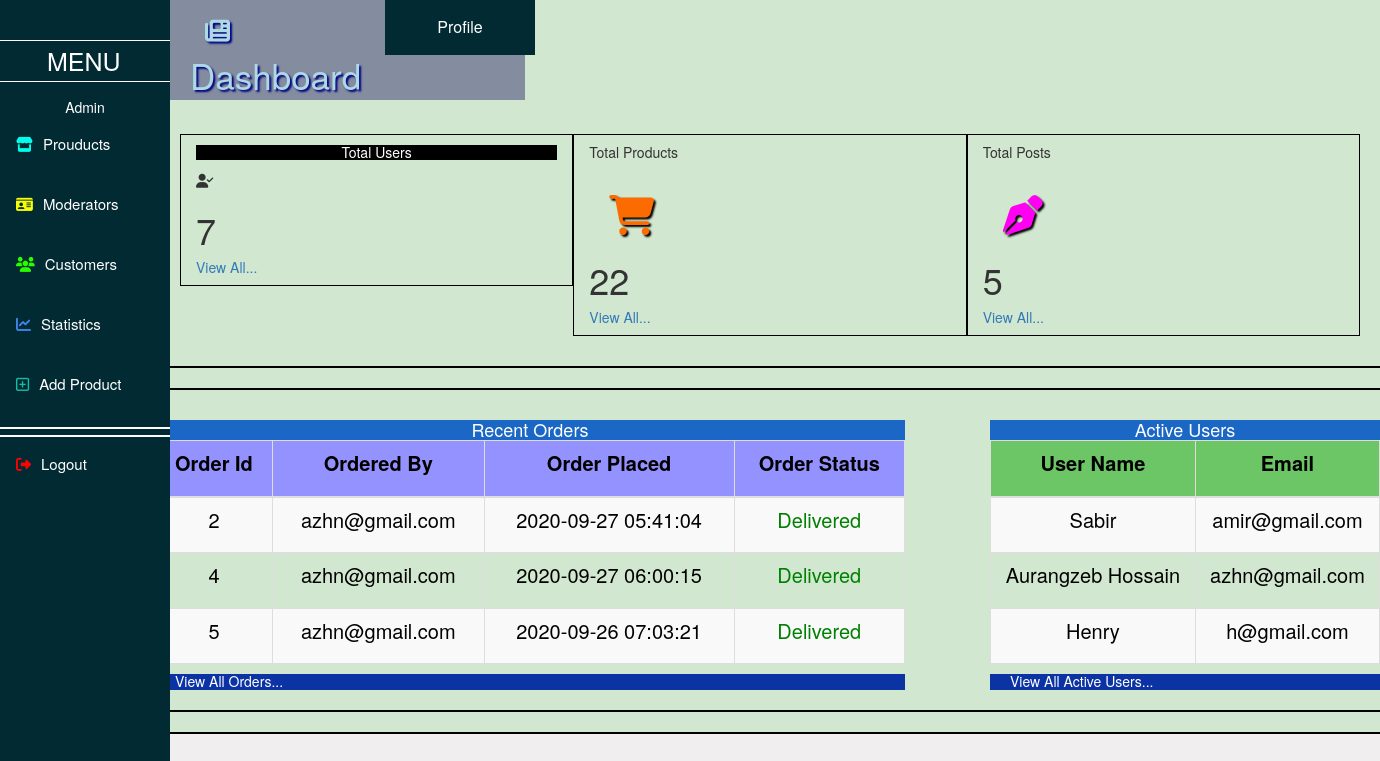
/adminDashboard_copy.php (signed in), run on the app's committed database.
### tables this page shows
CREATE TABLE `orders` (
  `order_id` int(10) NOT NULL,
  `ordered_by_user_email` varchar(50) NOT NULL,
  `order_total_amouont` double NOT NULL,
  `order_total_quantity` int(10) NOT NULL,
  `order_date` datetime NOT NULL,
  `cart_id` int(10) NOT NULL,
  `product_ids_list` varchar(300) NOT NULL,
  `cart_addede_datetime` timestamp NOT NULL DEFAULT current_timestamp() ON UPDATE current_timestamp(),
  `order_status` varchar(20) DEFAULT 'placed'
);

CREATE TABLE `user_table` (
  `Name` varchar(100) NOT NULL,
  `email` varchar(100) NOT NULL,
  `dob` varchar(20) DEFAULT curdate(),
  `address` varchar(200) NOT NULL,
  `phone_number` varchar(20) NOT NULL,
  `user_name` varchar(100) NOT NULL,
  `password` varchar(100) NOT NULL,
  `date_joined` varchar(15) DEFAULT curdate(),
  `user_cat` varchar(20) NOT NULL,
  `image_dir` varchar(50) NOT NULL
);

### adminDashboard_copy.php (the view, shortened to what this page needs)
<!DOCTYPE html>
<html>
  <head>
		<link rel="stylesheet" href="Node_modules/css/bootstrap.min.css">
		<link rel="stylesheet" href="fontawesome-web/css/all.css">
  </head>
  <body style='background-color: #F0EEEE;'>
    <div class="sidenav">
      <h1 href='adminDashboard.php' id="p1" style='text-decoration: none;'> MENU </h1>
      <p style="text-align: center; margin-top: 15px; color: white;">Admin</p>
      <a href="viewProducts.php" type="submit" id="list"> <i style='color: #00FFEA;' class="fas fa-store"></i>Prouducts</a>
      <a href="viewModerators.php" type="submit" id="list"> <i style='color: #F8FF00;' class="fas fa-id-card"></i>Moderators</a>
      <a href="viewUsers.php" id="list"> <i style='color: #28FF00;' class="fas fa-users"></i>Customers</a>
      <a id='list' type="submit" onclick='openDiv()'><i style="color: #3D86EC;" class="fas fa-chart-line"></i>Statistics </a>
      <a href="addProduct.php" id='list'><i style='color: #0FC0A6;' class="far fa-plus-square"></i>Add Product</a>
      <p style='border-top: 2px solid white; border-bottom: 2px solid white; height: 10px;'></p>
      <a href='logout.php' type="submit" id="list"> <i style='color: #FF0101;' class="fas fa-sign-out-alt"></i>Logout</a>
    </div>
    <div class="main">
      <div class="container-fluid" id='header'>
        <div class='left'>
          <a href="adminDashboard.php" id='aText'><i class="fas fa-newspaper" id='iLogo'></i>Dashboard</a>
        </div>
        <div class='right'>
          <div class="dropdown">
            <button class="dropbtn">Profile</button>
          </div>
        </div>
      </div>
      <?php
        $dbconnect = mysqli_connect('localhost', 'root', '', 'Online_Pharmacy');
        $sql1 = "SELECT COUNT('Name') as cnt FROM user_table";
        $sql2 = "SELECT COUNT('pro_id') as cnt FROM product";
        $sql3 = "SELECT COUNT('post_id') as cnt FROM post";
        $result = mysqli_query($dbconnect, $sql1);
        $count_user = mysqli_fetch_assoc($result)['cnt'];
        $result = mysqli_query($dbconnect, $sql2);
        $count_product = mysqli_fetch_assoc($result)['cnt'];
        $result = mysqli_query($dbconnect, $sql3);
        $count_post = mysqli_fetch_assoc($result)['cnt'];
      ?>
      <div class="container" style='margin: 20px 0px 10px 25px; padding: 10px;'>
        <div class="row">
          <div class="col-md-4" style="border: 1px solid black;">
            <h5 class="bx_title" style="background: black; color: white; text-align: center;"> Total Users</h5>
            <div style="">
              <div style="">
                <i class="fas fa-user-check"></i>
              </div>
              <div style="">
                <h1><?php echo $count_user; ?></h1>
              </div>
            </div>
            <div>
              <h5 style=""><a href='viewUsers.php'>View All...</a></h5>
            </div>
          </div>
          <div class="col-md-4" style="border: 1px solid black;">
            <h5 class="bx_title"> Total Products</h5>
            <i class="fas fa-shopping-cart" id="i2"></i>
            <h1><?php echo $count_product; ?> </h1>
            <h5><a href='viewProducts.php'>View All...</a></h5>
          </div>
          <div class="col-md-4" style="border: 1px solid black;">
            <h5 class="bx_title"> Total Posts</h5>
            <i class="fas fa-pen-nib" id="i3"></i>
            <h1><?php echo $count_post; ?> </h1>
            <h5><a href='viewPosts.php'>View All...</a></h5>
          </div>
        </div>
      </div>
      <hr>
      <hr>
      <div class="container" style='margin-top: 20px; margin-bottom: 20px;'>
        <div class="row">
          <div class="col-md-8" style='margin-left: -45px; margin-right: 45px;'>
            <h4 style='background-color: #1A67C5; color: white; text-align: center; margin-bottom: 0px;'> Recent Orders</h4>
            <div class="row">
              <div class="col-sm-12">
                <table class="table table-bordered table-striped" style='margin-top: 0px; margin-bottom: 0px'>
                  <thead>
                    <tr style='color: black; background-color: #9492FE;'>
                      <th><p style="font-size: 20px; text-weight: bold; text-align: center;">Order Id</p></th>
                      <th><p style="font-size: 20px; text-weight: bold; text-align: center;">Ordered By</p></th>
                      <th><p style="font-size: 20px; text-weight: bold; text-align: center;">Order Placed</p></th>
                      <th><p style="font-size: 20px; text-weight: bold; text-align: center;">Order Status</p></th>
                    </tr>
                  </thead>
                  <tbody>
                    <?php
                      $sql = "SELECT * FROM orders";
                      $result = mysqli_query($dbconnect, $sql);
                      $i = 1;
                      while($i <= 3){
                        $row = mysqli_fetch_array($result);
                        $order_id = $row['order_id'];
                        $ordered_by = $row['ordered_by_user_email'];
                        $order_date = $row['order_date'];
                        $order_status = ucfirst($row['order_status']);
                    ?>
                      <tr>
                      <td><p style="color: black; font-size: 20px; text-weight: bold; text-align: center;"><?php echo $order_id;?></p></td>
                      <td><p style="color: black; font-size: 20px; text-weight: bold; text-align: center;"><?php echo $ordered_by;?></p></td>
                      <td><p style="color: black; font-size: 20px; text-weight: bold; text-align: center;"><?php echo $order_date;?></p></td>
                      <?php
                        if($order_status == 'Placed'){
                          echo "<td><p style='color: black; font-size: 20px; text-weight: bold; text-align: center; color: blue;'>$order_status</p></td>";
                        }
                        elseif($order_status == 'Processing'){
                          echo "<td><p style='color: black; font-size: 20px; text-weight: bold; text-align: center; color: orange;'>$order_status</p></td>";
                        }
                        elseif($order_status == 'Delivered'){
                          echo "<td><p style='color: black; font-size: 20px; text-weight: bold; text-align: center; color: green;'>$order_status</p></td>";
                        }
                        elseif($order_status == 'Canceled'){
                          echo "<td><p style='color: black; font-size: 20px; text-weight: bold; text-align: center; color: red;'>$order_status</p></td>";
                        }
                      ?>
                    </tr>
                      <?php
                        $i++;
                      }
                      ?>
                  </tbody>
                </table>
              </div>
            </div>
            <h5 style='background-color: #0B33A3;  margin-bottom: 0px;'><a href='viewOrders.php' style='color: white; margin-left: 20px;'>View All Orders...</a></h5>
          </div>
          <div class="col-md-4" style='margin-left: 25px; margin-right: -160px; padding: 0px;'>
            <h4 style='background-color: #1A67C5; color: white; text-align: center; margin-bottom: 0px;'> Active Users</h4>
            <div class="row">
              <div class="col-sm-12">
                <table class="table table-bordered table-striped" style='margin-top: 0px; margin-bottom: 0px;'>
                  <thead>
                    <tr style='background-color: #6DC666; color: black;'>
                      <th><p style="font-size: 20px; text-weight: bold; text-align: center;">User Name</p></th>
                      <th><p style="font-size: 20px; text-weight: bold; text-align: center;">Email</p></th>
                    </tr>
                  </thead>
                  <tbody>
                    <?php
                      $dbconnect = mysqli_connect('localhost', 'root', '', 'Online_Pharmacy');
                      $sql = "SELECT * FROM user_table";
                      $result = mysqli_query($dbconnect, $sql);
                      $i = 1;
                      while($i <= 3){
                        $row = mysqli_fetch_array($result);
                        $user_name = $row['Name'];
                        $email = $row['email'];
                      ?>
                      <tr>
                        <td><p style="color: black; font-size: 20px; text-weight: bold; text-align: center;"><?php echo $user_name;?></p></td>
                        <td><p style="color: black; font-size: 20px; text-weight: bold; text-align: center;"><?php echo $email;?></p></td>
                      </tr>
                      <?php
                        $i++;
                      }
                      ?>
                  </tbody>
                </table>
              </div>
            </div>
            <h5 style='background-color: #0B33A3;  margin-bottom: 0px;'><a href='viewActiveUsers.php' style='color: white; margin-left: 20px;'>View All Active Users...</a></h5>
          </div>
        </div>
      </div>
      <hr>
      <hr>
	  </div>
  </body>
</html>

### adminDashboard_copy.php (style rules this page uses)
.sidenav { height: 100%; width: 170px; position: fixed; z-index: 1; top: 0; left: 0; background-color: #022A33; overflow-x: hidden; padding-top: 20px; }
#list { width: 170px; height: 60px; border: none; padding: 6px 8px 6px 16px; font-size: 15px; background-color: #022A33; color: white; display: block; transition: font-size .5s; }
#p1 { padding: 6px 8px 6px 47px; font-size: 25px; color: white; display: block; border-top: 1px solid white; border-bottom: 1px solid white; }
.main { margin-left: 160px; padding: 0px; background-color: #D1E7CF; }
i { margin-right: 10px; }
#i2 { color: #FC6B00; text-shadow: 2px 2px 2px black; font-size: 4rem; padding: 25px 0px 5px 20px; }
#i3 { color: #FF00F3; text-shadow: 2px 2px 2px black; font-size: 4rem; padding: 25px 0px 5px 20px; }
#iLogo { color: lightblue; text-shadow: 2px 2px 2px navy; margin-left: 10px; font-size: 2.5rem; }
#header { display: inline-block; padding: 0px 5px 0px 25px; background-color: #848C9F; }
.left { float: left; display: inline-block; width: 20rem; padding: 0px 5px 0px 5px; }
.right { float: right; }
#aText { font-size: 35px; margin-top: 0px; padding: 0px 5px 0px 5px; text-decoration: none; color: lightblue; text-shadow: 2px 2px 2px navy; }
.dropbtn { background-color: #022A33; color: white; padding: 16px; font-size: 16px; margin-right: -15px; border: none; width: 15rem; }
.dropdown { position: relative; display: inline-block; }
hr { display: block; border-top: 2px solid black; }

### data on the page
orders: order_id "2", ordered_by_user_email "azhn@gmail.com", order_date "2020-09-27 05:41:04", order_status "Delivered"
orders: order_id "4", ordered_by_user_email "azhn@gmail.com", order_date "2020-09-27 06:00:15", order_status "Delivered"
orders: order_id "5", ordered_by_user_email "azhn@gmail.com", order_date "2020-09-26 07:03:21", order_status "Delivered"
user_table: Name "Sabir", email "amir@gmail.com"
user_table: Name "Aurangzeb Hossain", email "azhn@gmail.com"
user_table: Name "Henry", email "h@gmail.com"

### other printed values
$count_user "7"
$count_product "22"
$count_post "5"
